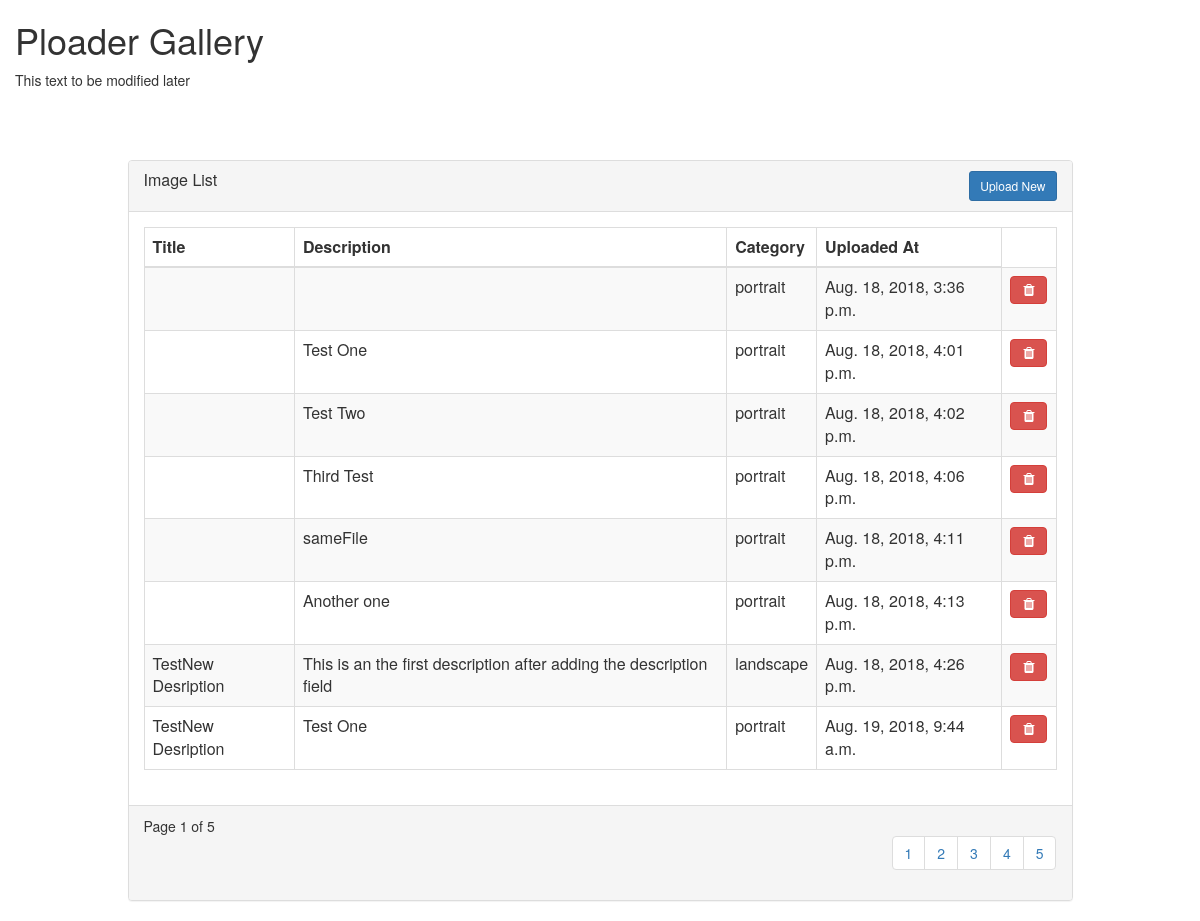
Before: /guestbook/ with the older database file.
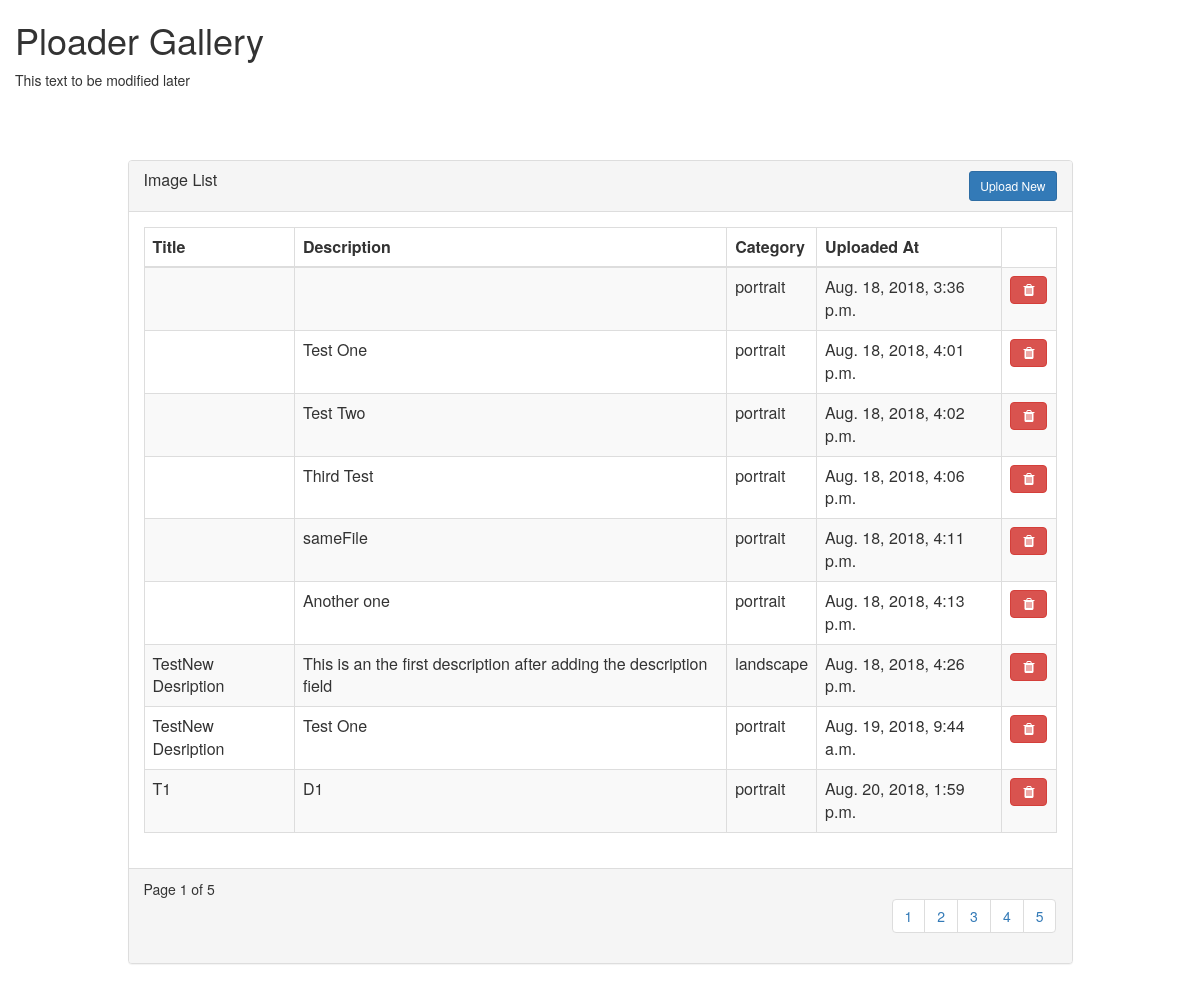
After: the same page with the newer database file.
### guestbook/models.py (models this page shows)
class Image(models.Model):
    title = models.CharField(max_length=30, default='')
    description = models.CharField(max_length=255, blank=True, default='')
    document     = models.ImageField(upload_to='images/', null=True)
    photo_type = models.CharField(max_length=10, choices=PHOTO_TYPE, default='portrait')
    uploaded_at = models.DateTimeField(default=now, blank=True)

### guestbook/views.py (the view)
# urls.py: path('', views.index, name='index'),
def index(request):
    img_list = Image.objects.all()
    img_names = {'img_list':  img_list}
    return render(request, 'guestbook/index2.html', img_names)

### guestbook/templates/guestbook/index2.html (shortened to what this page needs)
<link href="//maxcdn.bootstrapcdn.com/bootstrap/3.3.0/css/bootstrap.min.css" rel="stylesheet" id="bootstrap-css">
<link href="https://cdnjs.cloudflare.com/ajax/libs/font-awesome/4.4.0/css/font-awesome.min.css" rel='stylesheet' type='text/css'>
<div class="container">
    <div class="row">
    <h1>Ploader Gallery</h1>
    <p>This text to be modified later</p>
    <p> </p><p> </p>
        <div class="col-md-10 col-md-offset-1">
            <div class="panel panel-default panel-table">
              <div class="panel-heading">
                <div class="row">
                  <div class="col col-xs-6">
                    <h3 class="panel-title">Image List</h3>
                  </div>
                  <div class="col col-xs-6 text-right">
                    <button type="button" formaction="upload" class="btn btn-sm btn-primary btn-create">Upload New</button>
                  </div>
                </div>
              </div>
              <div class="panel-body">
                <table class="table table-striped table-bordered table-list">
                  <thead>
                    <tr>
						<th>Title</th>
                        <th>Description</th>
                        <th>Category</th>
						<th>Uploaded At</th>
                    </tr>
                  </thead>
                  <tbody>
				  		{% for i in img_list %}
                          <tr>
                            <td>{{ i.title}}</td>
                            <td>{{ i.description}}</td>
							  <td>{{ i.photo_type}}</td>
							  <td>{{ i.uploaded_at}}</td>
							  <td align="center">
                              <a class="btn btn-danger"><em class="fa fa-trash"></em></a>
                            </td>
                          </tr>
				  		{% endfor %}
                        </tbody>
                </table>
              </div>
              <div class="panel-footer">
                <div class="row">
                  <div class="col col-xs-4">Page 1 of 5
                  </div>
                  <div class="col col-xs-8">
                    <ul class="pagination hidden-xs pull-right">
                      <li><a href="#">1</a></li>
                      <li><a href="#">2</a></li>
                      <li><a href="#">3</a></li>
                      <li><a href="#">4</a></li>
                      <li><a href="#">5</a></li>
                    </ul>
                  </div>
                </div>
              </div>
            </div>
</div></div></div>

Changed rows visible on the page:
added Image: title "T1", description "D1", photo_type "portrait", uploaded_at "Aug. 20, 2018, 1:59 p.m."
